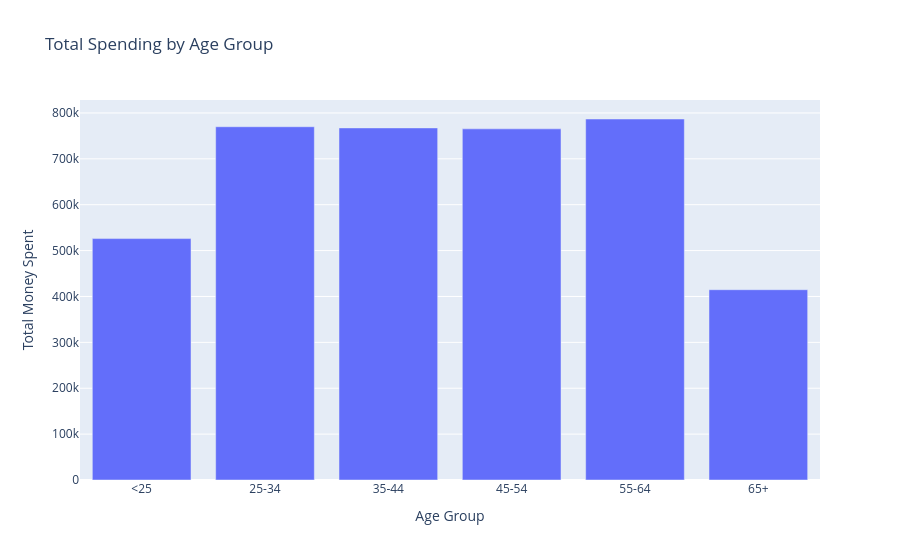

Notebook cell for this chart:
### Code cell
fig = px.bar(
    age_total_spending,
    x="AgeRange",
    y="TotalSpending",
    title="Total Spending by Age Group",
    labels={
        "AgeRange": "Age Group",
        "TotalSpending": "Total Money Spent"
    },
    custom_data=["Customers"]
)

fig.show()

### Figure 1 — Plotly figure (JSON) as saved in the notebook; plotly's stock layout.template omitted (floating-point values rounded to 4 significant figures)
{"data": [{"customdata": [[1319], [1871], [1923], [1927], [1886], [983]], "hovertemplate": "Age Group=%{x}<br>Total Money Spent=%{y}<extra></extra>", "legendgroup": "", "marker": {"color": "#636efa", "pattern": {"shape": ""}}, "name": "", "orientation": "v", "showlegend": false, "textposition": "auto", "type": "bar", "x": ["<25", "25-34", "35-44", "45-54", "55-64", "65+"], "xaxis": "x", "y": [526200.0, 769900.0, 767400.0, 765300.0, 786800.0, 414700.0], "yaxis": "y"}], "layout": {"barmode": "relative", "legend": {"tracegroupgap": 0}, "title": {"text": "Total Spending by Age Group"}, "xaxis": {"anchor": "y", "domain": [0, 1], "title": {"text": "Age Group"}}, "yaxis": {"anchor": "x", "domain": [0, 1], "title": {"text": "Total Money Spent"}}}}
